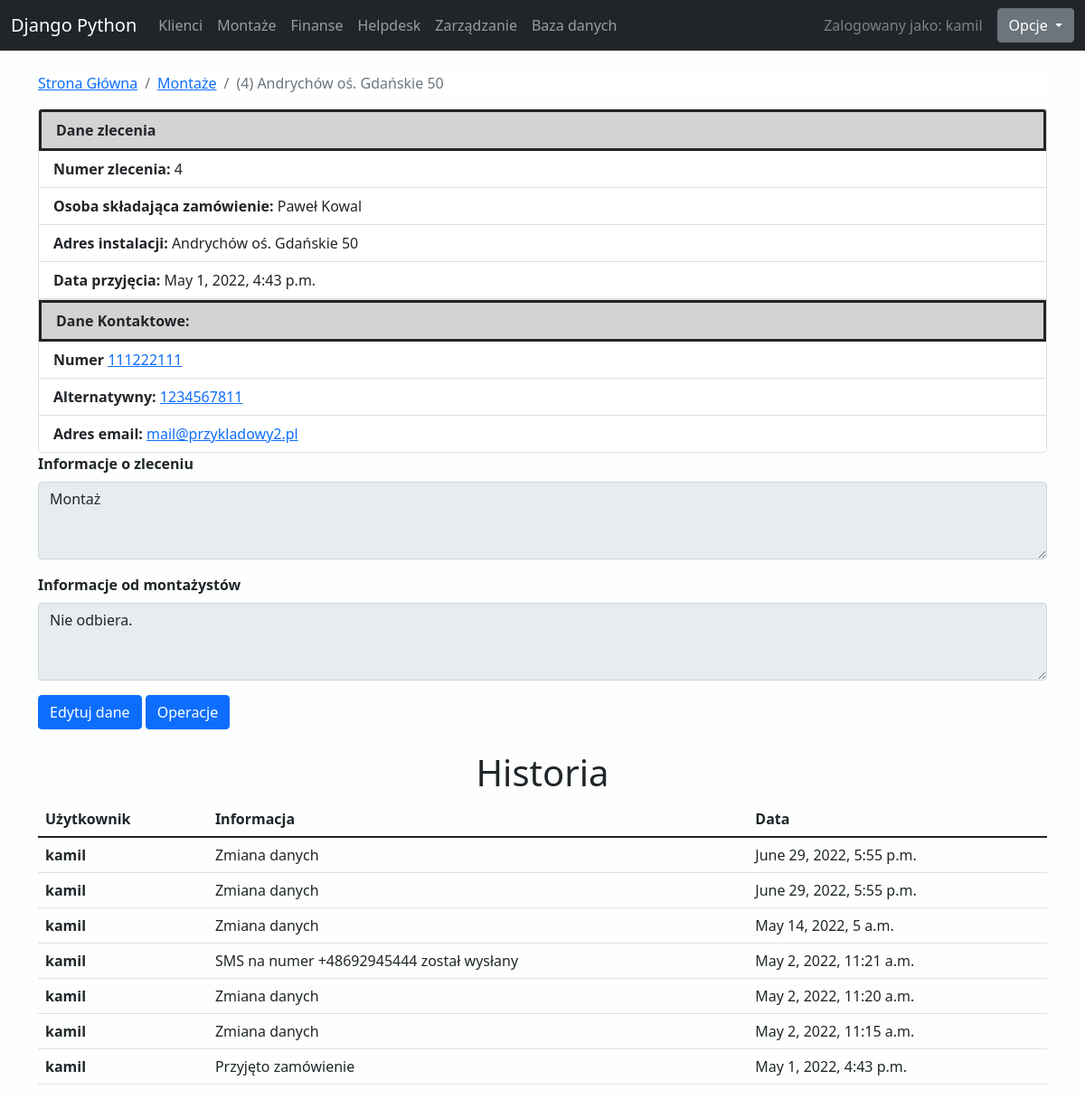
Page /montaze/id/4 (signed in) on the committed database.
### montaze/models.py (models this page shows)
class Montaz(models.Model):
    imie = models.CharField(max_length=50)
    nazwisko = models.CharField(max_length=50)
    miasto = models.ForeignKey(Miasto, on_delete=models.CASCADE)
    ulica = models.ForeignKey(Ulica, on_delete=models.CASCADE)
    numerDomu = models.CharField(max_length=10)
    numerMieszkania = models.CharField(max_length=4, blank=True, null=True)
    informacjaBiuro = models.TextField(max_length=50, blank=True)
    informacjaMontaz = models.TextField(max_length=50, blank=True)
    telefon = models.CharField(max_length=15)
    alternatywny = models.CharField(max_length=15, blank=True, null=True)
    email = models.EmailField(blank=True, null=True)
    data = models.DateTimeField(auto_now_add=True)
    status = models.BooleanField(default=True)
    class Meta:
        verbose_name = "Montaż"
        verbose_name_plural = "Montaże"

class MontazHistoria(models.Model):
    uzytkownik = models.ForeignKey(User, on_delete=models.CASCADE)
    data = models.DateTimeField(auto_now_add=True)
    zmieniono = models.CharField(max_length=100)
    montaz = models.ForeignKey(Montaz, on_delete=models.CASCADE)
    class Meta:
        verbose_name = "Historia montażu"
        verbose_name_plural = "Historia montaży"

### klienci/models.py (models this page shows)
class Miasto(models.Model):
    gmina = models.ForeignKey(Gmina, on_delete=models.CASCADE)
    nazwaMiasta = models.CharField(max_length=50)
    def __str__(self):
        return self.nazwaMiasta
    class Meta:
        verbose_name = "Miasto"
        verbose_name_plural = "Miasta"

class Ulica(models.Model):
    miasto = models.ForeignKey(Miasto, on_delete=models.CASCADE)
    nazwaUlicy = models.CharField(max_length=50)
    def __str__(self):
        return self.nazwaUlicy
    class Meta:
        verbose_name = "Ulica"
        verbose_name_plural = "Ulice"

### montaze/views.py (the view)
# urls.py: path('id/<id>', views.montaz, name="montaz"),
@login_required(login_url="logowanie")
def montaz(request, id):
    montaz = Montaz.objects.get(pk = id)
    form = DodawanieNowegoMontazu(request.POST or None, instance = montaz)
    historia = MontazHistoria.objects.all().order_by('-data')
    if 'przyciskEdytuj' in request.POST:
        if form.is_valid():
            form.save()
            MontazHistoria.objects.create(uzytkownik=request.user, zmieniono="Zmiana danych", montaz = montaz)
    return render(request, "montaze/montaz.html", {'montaz': montaz, 'form': form, 'historia':historia})

### montaze/forms.py
class DodawanieNowegoMontazu(ModelForm):
    class Meta:
        model = Montaz
        fields = (
            'imie',
            'nazwisko',
            'miasto',
            'ulica',
            'numerDomu',
            'numerMieszkania',
            'informacjaBiuro',
            'informacjaMontaz',
            'telefon',
            'alternatywny',
            'email',
        )

### templates/montaze/montaz.html (shortened to what this page needs)
{% extends 'glowna/szablon.html' %}
{% load static %}
{%block content %}
<link href="{% static 'montazStyl.css' %}" rel="stylesheet">
<nav style="background-color:white;" aria-label="breadcrumb">
    <ol class="breadcrumb">
      <li class="breadcrumb-item"><a href="{% url 'glowna' %}">Strona Główna</a></li>
      <li class="breadcrumb-item"><a href="{% url 'montaze' %}">Montaże</a></li>
      <li class="breadcrumb-item active" aria-current="page">({{montaz.id}}) {{montaz.miasto}} {{montaz.ulica}} {{montaz.numerDomu}}</li>
    </ol>
  </nav>
  <div  class="card">
    <ul class="list-group list-group-flush">
      <li id="naglowek1" class="list-group-item"><b>Dane zlecenia</b></li>
      <li class="list-group-item"><b>Numer zlecenia: </b> {{montaz.id}}</li>
      <li class="list-group-item"><b> Osoba składająca zamówienie: </b> {{montaz.imie}} {{montaz.nazwisko}}</li>
      <li class="list-group-item"><b> Adres instalacji: </b> {{montaz.miasto}} {{montaz.ulica}} {{montaz.numerDomu}}</li>
      <li class="list-group-item"><b> Data przyjęcia: </b> {{montaz.data}}</li>
    </ul>
    <ul class="list-group list-group-flush">
      <li id="naglowek1" class="list-group-item"><b>Dane Kontaktowe: </b></li>
      <li class="list-group-item"><b> Numer</b> <a href="tel://{{montaz.telefon}}">{{montaz.telefon}}</a></li>
      <li class="list-group-item"><b> Alternatywny: </b>
        {% if montaz.alternatywny != None %}
        <a href="tel://{{montaz.alternatywny}}">{{montaz.alternatywny}}</a></li>
        {% else %}
        -</li>
        {% endif %}
      <li class="list-group-item"><b> Adres email: </b>
      {% if montaz.email != None %}
      <a href="mailto:{{montaz.email}}">{{montaz.email}}</a></li>
      {% else %}
      -</li>
      {% endif %}
  </div>
<div class="mb-3">
  <label for="exampleFormControlTextarea1" class="form-label"><b>Informacje o zleceniu</b></label>
  <textarea readonly class="form-control" id="exampleFormControlTextarea1" rows="3">{{montaz.informacjaBiuro}}</textarea>
</div>
<div class="mb-3">
  <label for="exampleFormControlTextarea1" class="form-label"><b>Informacje od montażystów</b></label>
  <textarea readonly class="form-control" id="exampleFormControlTextarea1" rows="3">{{montaz.informacjaMontaz}}</textarea>
</div>
  <button type="button" class="btn btn-primary" data-bs-toggle="modal" data-bs-target="#staticBackdrop">
    Edytuj dane
  </button>
  <button class="btn btn-primary" type="button" data-bs-toggle="offcanvas" data-bs-target="#offcanvasExample" aria-controls="offcanvasExample">
    Operacje
  </button>
  <p class="h1">Historia</p>
  <table class="table">
    <thead>
      <tr>
        <th scope="col">Użytkownik</th>
        <th scope="col">Informacja</th>
        <th scope="col">Data</th>
      </tr>
    </thead>
    <tbody>
        {%for wpis in historia%}
        {% if montaz.id == wpis.montaz_id %}
        <tr>
            <th scope="row">{{wpis.uzytkownik}}</th>
              <td>{{wpis.zmieniono}}</td>
              <td>{{wpis.data}}</td>
        </tr>
        {% endif %}
        {% endfor %}
    </tbody>
  </table>
{% endblock %}

### templates/glowna/nawigacja.html (shortened to what this page needs)
<div class="sticky-top">
<nav class="navbar navbar-expand-lg navbar-dark bg-dark">
			<div class="container-fluid">
				<a href="{% url 'glowna'%}" class="navbar-brand">Django Python</a>
				<div class="collapse navbar-collapse" id="navbarSupportedContent">
					<ul class="navbar-nav me-auto mb-2 mb-lg-0">
							<li class="nav-item">
								<a class="nav-link" href="{% url 'klienci'%}">Klienci </a>
							</li>
							<li class="nav-item">
								<a class="nav-link" href="{% url 'montaze'%}">Montaże</a>
							</li>
							<li class="nav-item">
								<a class="nav-link" href="{% url 'finanse'%}">Finanse</a>
							</li>
							<li class="nav-item">
								<a class="nav-link" href="{% url 'zgloszenia'%}">Helpdesk</a>
							</li>
							<li class="nav-item">
								<a class="nav-link" href="{% url 'zarzadzanie'%}">Zarządzanie</a>
							</li>
							{% if request.user.is_superuser %}
							<li class="nav-item">
								<a class="nav-link" href="{% url 'admin:index' %}">Baza danych</a>
							</li>
							{% else %}
							<li class="nav-item">
								<a class="nav-link disabled" href="{% url 'admin:index' %}">Baza danych</a>
							</li>
							{% endif %}
					</ul>
						<span style="color:gray;"class="nav-link">Zalogowany jako: {{request.user}} </span>
						<div class="dropdown ">
							<button class="btn btn-secondary dropdown-toggle" type="button" id="dropdownMenuButton1" data-bs-toggle="dropdown" aria-expanded="false">
							Opcje
							</button>
						</div>
				</div>
			</div>
</nav>
</div>

### statyczne/szablonStyl.css (style rules this page uses)
body { background-color:rgb(252, 255, 254); }

### statyczne/montazStyl.css (style rules this page uses)
#naglowek1, #naglowek2 { border:solid; background-color:lightgray; }
.h1 { text-align: center; }

### rows in the picture
Montaz: id "4", miasto "Andrychów", ulica "oś. Gdańskie", numerDomu "50", imie "Paweł", nazwisko "Kowal", data "May 1, 2022, 4:43 p.m.", telefon "111222111", alternatywny "1234567811", email "mail@przykladowy2.pl", informacjaBiuro "Montaż", informacjaMontaz "Nie odbiera."
MontazHistoria: uzytkownik "kamil", zmieniono "Zmiana danych", data "June 29, 2022, 5:55 p.m."
MontazHistoria: uzytkownik "kamil", zmieniono "Zmiana danych", data "June 29, 2022, 5:55 p.m."
MontazHistoria: uzytkownik "kamil", zmieniono "Zmiana danych", data "May 14, 2022, 5 a.m."
MontazHistoria: uzytkownik "kamil", zmieniono "SMS na numer +48692945444 został wysłany", data "May 2, 2022, 11:21 a.m."
MontazHistoria: uzytkownik "kamil", zmieniono "Zmiana danych", data "May 2, 2022, 11:20 a.m."
MontazHistoria: uzytkownik "kamil", zmieniono "Zmiana danych", data "May 2, 2022, 11:15 a.m."
MontazHistoria: uzytkownik "kamil", zmieniono "Przyjęto zamówienie", data "May 1, 2022, 4:43 p.m."

### other values in the picture
{{ request.user }} "kamil"
